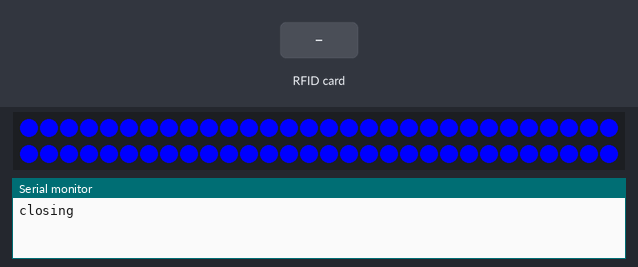
Recording of a sketch running on a simulated Arduino Uno, built with avr-gcc and run on an emulated ATmega328P. Shown: 60 RGB LEDs in strip order, left to right, continuing on the next row, the last lines printed to the serial monitor. The inputs (shaded band) are chosen by the test bench.

Above: at 1.2 s.
1.3 s: RFID card 5E 7A 19 C4 held to the reader
At 1.8 s:
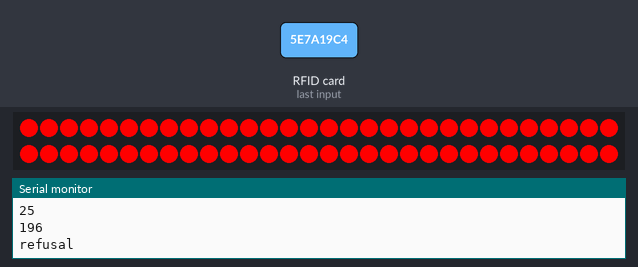
Timing chart, 0 to 4.3 s (numbered marks = the images above; inputs shaded):
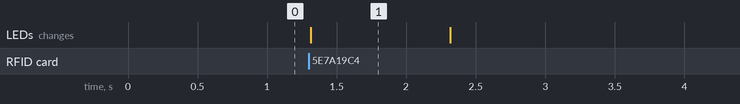

The sketch:

template_box.ino
```cpp
/*
 *
 * Typical pin layout used:
 * -----------------------------------------------------------------------------------------
 *             MFRC522      Arduino       Arduino   Arduino    Arduino          Arduino
 *             Reader/PCD   Uno/101       Mega      Nano v3    Leonardo/Micro   Pro Micro
 * Signal      Pin          Pin           Pin       Pin        Pin              Pin
 * -----------------------------------------------------------------------------------------
 * RST/Reset   RST          9             5         D9         RESET/ICSP-5     RST
 * SPI SS      SDA(SS)      10            53        D10        10               10
 * SPI MOSI    MOSI         11 / ICSP-4   51        D11        ICSP-4           16
 * SPI MISO    MISO         12 / ICSP-1   50        D12        ICSP-1           14
 * SPI SCK     SCK          13 / ICSP-3   52        D13        ICSP-3           15
 *
 * Pin layout for led strip
 * -----------------------------------------------------------------------------------------
 * DIN         DIN                                  D8
 */

#include <SPI.h>
#include <MFRC522.h>
#include <PololuLedStrip.h>
#include "cards_list.h"


#define RST_PIN         9          // Configurable, see typical pin layout above
#define SS_PIN          10         // Configurable, see typical pin layout above
#define STR_DIN_PIN     8          // Data input pin for led strip
#define LED_COUNT       60
#define DELAY           3000

//Program states
enum states{
  closing,
  waiting,
  reading,
  access,
  refusal,
} state = closing;

// Instances
MFRC522 mfrc522(SS_PIN, RST_PIN);     // Create MFRC522 instance
PololuLedStrip<STR_DIN_PIN> ledStrip; // Create ledStrip instance

// Buffer for holding collor
rgb_color colors[LED_COUNT];

// Functions
void set_strip_color(states state);
bool card_in_list(byte* card);

void setup() {
  Serial.begin(9600);   // Initialize serial communications with the PC
  SPI.begin();          // Init SPI bus
  mfrc522.PCD_Init();   // Init MFRC522
  set_strip_color(waiting);

}

void loop() {

  switch ( state ) {

    case waiting:
      //Serial.println("waiting");
      if ( mfrc522.PICC_IsNewCardPresent() )
         state = reading;

       break;

    case reading:
      Serial.println("reading");
      mfrc522.PICC_ReadCardSerial();
      for (byte i = 0; i < mfrc522.uid.size; i++){
        //Serial.print(mfrc522.uid.uidByte[i] < 0x10 ? " 0" : " ");
        Serial.println(mfrc522.uid.uidByte[i]/*, HEX*/);
      }
      Serial.println();
      // if mfrc.uid in list
      if ( card_in_list( mfrc522.uid.uidByte ) )
          state = access;
      else
         state = refusal;
      break;

    case access:
      Serial.println("access");
      //led to access mode
      set_strip_color(access);

      //Open lock

      //take a brake
      delay(DELAY);

      state = closing;
     break;

    case refusal:
      Serial.println("refusal");

      //led to refusal
      set_strip_color(refusal);

      //take a break
      delay(DELAY / 3);

      state = closing;
    break;

    case closing:
      Serial.println("closing");

      //lock on

      //led waiting mode
      set_strip_color(waiting);

      state = waiting;
    break;
  }

 /* // Look for new cards
  if ( ! mfrc522.PICC_IsNewCardPresent()) {
    return;
  }

  // Select one of the cards
  if ( ! mfrc522.PICC_ReadCardSerial()) {
    return;
  }
*/
  // Dump debug info about the card; PICC_HaltA() is automatically called
  //mfrc522.PICC_DumpToSerial(&(mfrc522.uid));

 /*
  byte letter;
  for (byte i = 0; i < mfrc522.uid.size; i++)
  {
     Serial.print(mfrc522.uid.uidByte[i] < 0x10 ? " 0" : " ");
     Serial.print(mfrc522.uid.uidByte[i], HEX);
     //Serial.print(" ");
    // content.concat(String(mfrc522.uid.uidByte[i] < 0x10 ? " 0" : " "));
     //content.concat(String(mfrc522.uid.uidByte[i], HEX));
  }
  Serial.println();
 */
}

// Led strip handling
void set_strip_color(states state){
  rgb_color color;
  switch ( state ) {

    case access:
      color.red = 0;
      color.green = 255;
      color.blue = 0;
     break;

     case refusal:
      color.red = 255;
      color.green = 0;
      color.blue = 0;
     break;

     case waiting:
      color.red = 0;
      color.green = 0;
      color.blue = 255;
     break;
  }

  // Update the colors buffer.
  for(uint16_t i = 0; i < LED_COUNT; i++){
       colors[i] = color;
  }

  // Write to the LED strip.
  ledStrip.write(colors, LED_COUNT);

}

// Search card in list
bool card_in_list(byte* card){
  bool result = false;
  for ( byte i = 0; i < CARD_COUNT && !result; i++){
      result = true;
      for ( byte j = 0; j < KEY_LENGTH && result; j++)
        result = card[j] == cards_list[i][j];
  }
  return result;
}
```

cards_list.h
```cpp
#ifndef CARD_LIST_H
#define CARD_LIST_H

#define CARD_COUNT 	1
#define KEY_LENGTH 	7
byte cards_list[CARD_COUNT][KEY_LENGTH] =
{ { 52, 217, 102, 57, 4, 140, 167 } };

#endif
```

Measured:
- after the input at 1.3 s, the LEDs: change at once (image 1)
- what the display in image 1 shows lasts 1.0 s, from 1.3 s to 2.3 s
